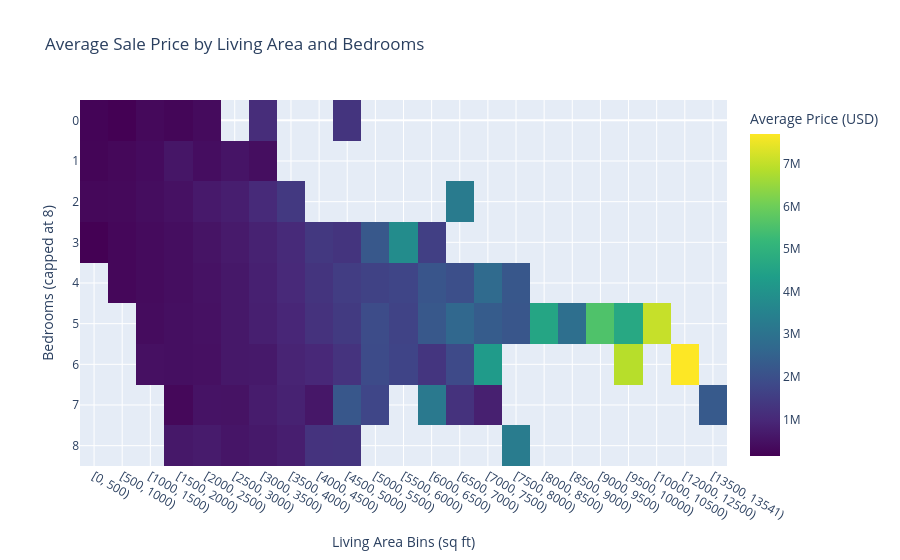
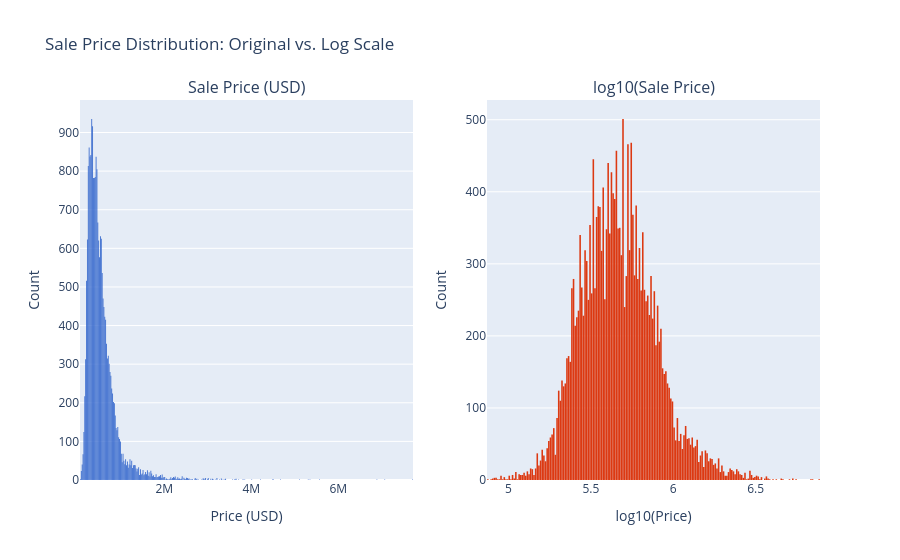

The notebook cell saved with these charts, in order:
### Markdown cell above
### Living Area vs. Price Distributions
- Heatmap of **average sale price** across **living area** (`sqft_living`) bins (and bedrooms for structure).
- **Histograms** of `price` on the original scale and on **log10** scale to inspect skew and the luxury tail (useful when deciding whether to model `log(price)`).

### Code cell
import plotly.graph_objects as go
from plotly.subplots import make_subplots

sqft_edges = list(range(0, 14_000, 500)) + [df["sqft_living"].max() + 1]
df_eda = df.assign(
    sqft_bin=pd.cut(df["sqft_living"], bins=sqft_edges, right=False),
    bedrooms_capped=df["bedrooms"].clip(upper=8),
)

avg_price_grid = df_eda.pivot_table(
    index="bedrooms_capped",
    columns="sqft_bin",
    values="price",
    aggfunc="mean",
    observed=True,
)

x_labels = avg_price_grid.columns.astype(str).tolist()
y_labels = avg_price_grid.index.astype(int).tolist()

fig_sqft_heatmap = px.imshow(
    avg_price_grid.to_numpy(),
    x=x_labels,
    y=y_labels,
    title="Average Sale Price by Living Area and Bedrooms",
    labels={
        "x": "Living Area Bins (sq ft)",
        "y": "Bedrooms (capped at 8)",
        "color": "Average Price (USD)",
    },
    aspect="auto",
    color_continuous_scale="Viridis",
)
fig_sqft_heatmap.show()

log_price = np.log10(df["price"])

fig_price_hist = make_subplots(
    rows=1,
    cols=2,
    subplot_titles=("Sale Price (USD)", "log10(Sale Price)"),
)

fig_price_hist.add_trace(
    go.Histogram(x=df["price"], name="Price", marker_color="#3366cc"),
    row=1,
    col=1,
)
fig_price_hist.add_trace(
    go.Histogram(x=log_price, name="log10(Price)", marker_color="#dc3912"),
    row=1,
    col=2,
)

fig_price_hist.update_layout(
    title_text="Sale Price Distribution: Original vs. Log Scale",
    showlegend=False,
    bargap=0.05,
)
fig_price_hist.update_xaxes(title_text="Price (USD)", row=1, col=1)
fig_price_hist.update_xaxes(title_text="log10(Price)", row=1, col=2)
fig_price_hist.update_yaxes(title_text="Count", row=1, col=1)
fig_price_hist.update_yaxes(title_text="Count", row=1, col=2)
fig_price_hist.show()

### Figure 1 — Plotly figure (JSON) as saved in the notebook; plotly's stock layout.template omitted (floating-point values rounded to 4 significant figures; data arrays with more than 128 entries replaced by an {"elided": "..."} marker saying what was removed)
{"data": [{"coloraxis": "coloraxis", "hovertemplate": "Living Area Bins (sq ft): %{x}<br>Bedrooms (capped at 8): %{y}<br>Average Price (USD): %{z}<extra></extra>", "name": "0", "type": "heatmap", "x": ["[0, 500)", "[500, 1000)", "[1000, 1500)", "[1500, 2000)", "[2000, 2500)", "[2500, 3000)", "[3000, 3500)", "[3500, 4000)", "[4000, 4500)", "[4500, 5000)", "[5000, 5500)", "[5500, 6000)", "[6000, 6500)", "[6500, 7000)", "[7000, 7500)", "[7500, 8000)", "[8000, 8500)", "[8500, 9000)", "[9000, 9500)", "[9500, 10000)", "[10000, 10500)", "[12000, 12500)", "[13500, 13541)"], "xaxis": "x", "y": [0, 1, 2, 3, 4, 5, 6, 7, 8], "yaxis": "y", "z": {"elided": "9x23 float values"}}], "layout": {"coloraxis": {"autocolorscale": false, "colorbar": {"title": {"text": "Average Price (USD)"}}, "colorscale": [[0, "#440154"], [0.1111, "#482878"], [0.2222, "#3e4989"], [0.3333, "#31688e"], [0.4444, "#26828e"], [0.5556, "#1f9e89"], [0.6667, "#35b779"], [0.7778, "#6ece58"], [0.8889, "#b5de2b"], [1, "#fde725"]]}, "title": {"text": "Average Sale Price by Living Area and Bedrooms"}, "xaxis": {"anchor": "y", "domain": [0, 1], "title": {"text": "Living Area Bins (sq ft)"}}, "yaxis": {"anchor": "x", "autorange": "reversed", "domain": [0, 1], "title": {"text": "Bedrooms (capped at 8)"}}}}

### Figure 2 — Plotly figure (JSON) as saved in the notebook; plotly's stock layout.template omitted (floating-point values rounded to 4 significant figures; data arrays with more than 128 entries replaced by an {"elided": "..."} marker saying what was removed)
{"data": [{"marker": {"color": "#3366cc"}, "name": "Price", "type": "histogram", "x": {"elided": "21613 float values"}, "xaxis": "x", "yaxis": "y"}, {"marker": {"color": "#dc3912"}, "name": "log10(Price)", "type": "histogram", "x": {"elided": "21613 float values"}, "xaxis": "x2", "yaxis": "y2"}], "layout": {"annotations": [{"font": {"size": 16}, "showarrow": false, "text": "Sale Price (USD)", "x": 0.225, "xanchor": "center", "xref": "paper", "y": 1, "yanchor": "bottom", "yref": "paper"}, {"font": {"size": 16}, "showarrow": false, "text": "log10(Sale Price)", "x": 0.775, "xanchor": "center", "xref": "paper", "y": 1, "yanchor": "bottom", "yref": "paper"}], "bargap": 0.05, "showlegend": false, "title": {"text": "Sale Price Distribution: Original vs. Log Scale"}, "xaxis": {"anchor": "y", "domain": [0, 0.45], "title": {"text": "Price (USD)"}}, "xaxis2": {"anchor": "y2", "domain": [0.55, 1], "title": {"text": "log10(Price)"}}, "yaxis": {"anchor": "x", "domain": [0, 1], "title": {"text": "Count"}}, "yaxis2": {"anchor": "x2", "domain": [0, 1], "title": {"text": "Count"}}}}
